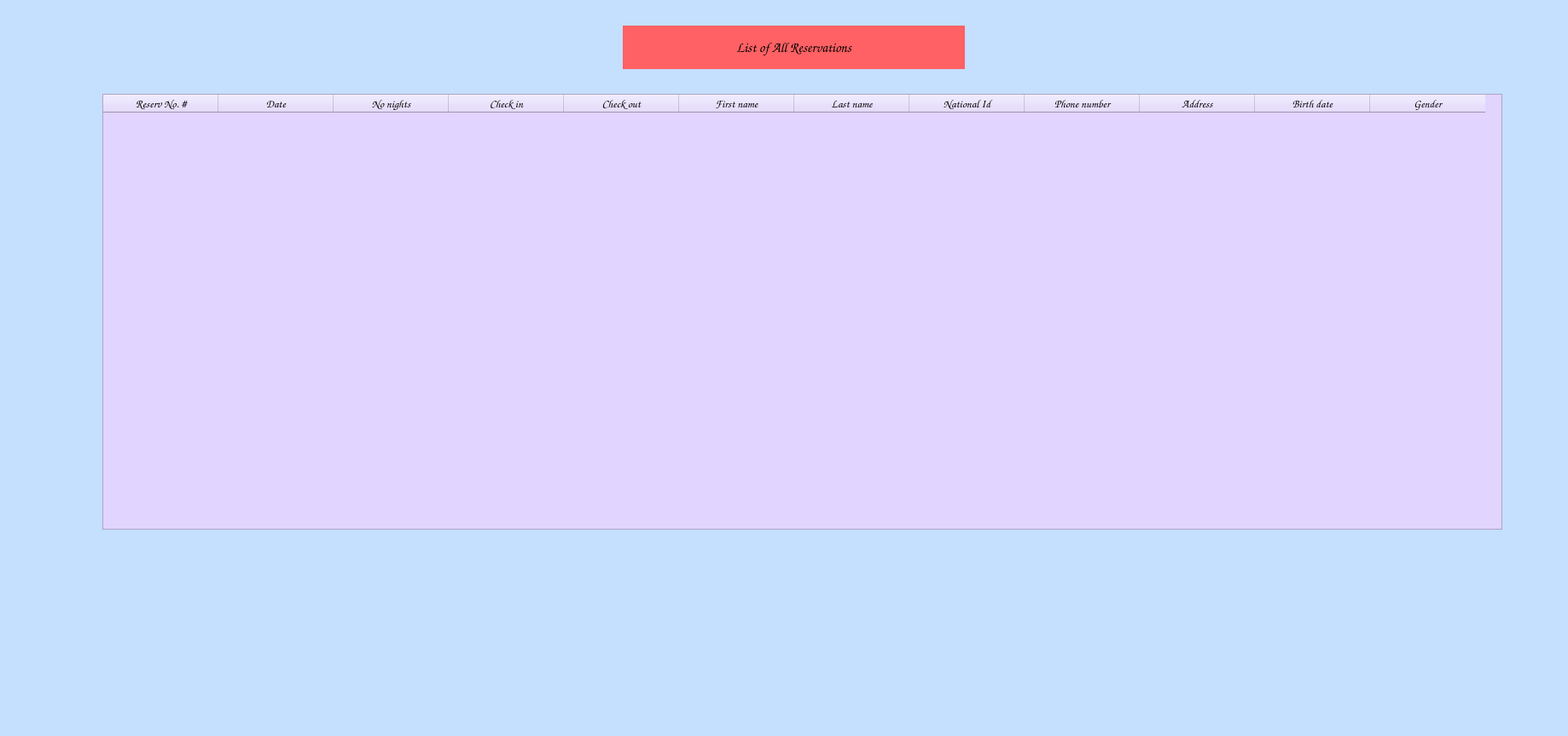
<?xml version="1.0" encoding="UTF-8"?>
<ui version="4.0">
 <class>recept_reservation_list_window</class>
 <widget class="QDialog" name="recept_reservation_list_window">
  <property name="geometry">
   <rect>
    <x>0</x>
    <y>0</y>
    <width>1838</width>
    <height>863</height>
   </rect>
  </property>
  <property name="cursor">
   <cursorShape>ClosedHandCursor</cursorShape>
  </property>
  <property name="windowTitle">
   <string>list_of_all_reservations</string>
  </property>
  <property name="styleSheet">
   <string notr="true">background-color: rgb(197, 223, 255);</string>
  </property>
  <widget class="QLabel" name="recept_reservation_list_header_L">
   <property name="geometry">
    <rect>
     <x>730</x>
     <y>30</y>
     <width>401</width>
     <height>51</height>
    </rect>
   </property>
   <property name="font">
    <font>
     <family>Comic Sans MS</family>
     <pointsize>12</pointsize>
     <weight>75</weight>
     <bold>true</bold>
    </font>
   </property>
   <property name="cursor">
    <cursorShape>ClosedHandCursor</cursorShape>
   </property>
   <property name="styleSheet">
    <string notr="true">background-color: rgb(255, 97, 100);</string>
   </property>
   <property name="text">
    <string>List of All Reservations</string>
   </property>
   <property name="alignment">
    <set>Qt::AlignCenter</set>
   </property>
   <property name="margin">
    <number>1</number>
   </property>
  </widget>
  <widget class="QTableWidget" name="recept_reservation_list_TableWidget">
   <property name="geometry">
    <rect>
     <x>120</x>
     <y>110</y>
     <width>1641</width>
     <height>511</height>
    </rect>
   </property>
   <property name="cursor" stdset="0">
    <cursorShape>PointingHandCursor</cursorShape>
   </property>
   <property name="styleSheet">
    <string notr="true">background-color: rgb(225, 212, 255);</string>
   </property>
   <attribute name="horizontalHeaderDefaultSectionSize">
    <number>135</number>
   </attribute>
   <column>
    <property name="text">
     <string>Reserv No. #</string>
    </property>
    <property name="font">
     <font>
      <family>Comic Sans MS</family>
      <pointsize>10</pointsize>
      <weight>75</weight>
      <bold>true</bold>
     </font>
    </property>
    <property name="textAlignment">
     <set>AlignCenter</set>
    </property>
    <property name="background">
     <color>
      <red>120</red>
      <green>105</green>
      <blue>110</blue>
     </color>
    </property>
    <property name="foreground">
     <brush brushstyle="SolidPattern">
      <color alpha="255">
       <red>0</red>
       <green>0</green>
       <blue>0</blue>
      </color>
     </brush>
    </property>
   </column>
   <column>
    <property name="text">
     <string>Date</string>
    </property>
    <property name="font">
     <font>
      <family>Comic Sans MS</family>
      <pointsize>10</pointsize>
      <weight>75</weight>
      <bold>true</bold>
     </font>
    </property>
    <property name="textAlignment">
     <set>AlignCenter</set>
    </property>
   </column>
   <column>
    <property name="text">
     <string>No nights</string>
    </property>
    <property name="font">
     <font>
      <family>Comic Sans MS</family>
      <pointsize>10</pointsize>
      <weight>75</weight>
      <bold>true</bold>
     </font>
    </property>
    <property name="textAlignment">
     <set>AlignCenter</set>
    </property>
   </column>
   <column>
    <property name="text">
     <string>Check in</string>
    </property>
    <property name="font">
     <font>
      <family>Comic Sans MS</family>
      <pointsize>10</pointsize>
      <weight>75</weight>
      <bold>true</bold>
     </font>
    </property>
    <property name="textAlignment">
     <set>AlignCenter</set>
    </property>
   </column>
   <column>
    <property name="text">
     <string>Check out</string>
    </property>
    <property name="font">
     <font>
      <family>Comic Sans MS</family>
      <pointsize>10</pointsize>
      <weight>75</weight>
      <bold>true</bold>
     </font>
    </property>
    <property name="textAlignment">
     <set>AlignCenter</set>
    </property>
   </column>
   <column>
    <property name="text">
     <string>First name</string>
    </property>
    <property name="font">
     <font>
      <family>Comic Sans MS</family>
      <pointsize>10</pointsize>
      <weight>75</weight>
      <bold>true</bold>
     </font>
    </property>
    <property name="textAlignment">
     <set>AlignCenter</set>
    </property>
   </column>
   <column>
    <property name="text">
     <string>Last name</string>
    </property>
    <property name="font">
     <font>
      <family>Comic Sans MS</family>
      <pointsize>10</pointsize>
      <weight>75</weight>
      <bold>true</bold>
     </font>
    </property>
    <property name="textAlignment">
     <set>AlignCenter</set>
    </property>
   </column>
   <column>
    <property name="text">
     <string>National Id</string>
    </property>
    <property name="font">
     <font>
      <family>Comic Sans MS</family>
      <pointsize>10</pointsize>
      <weight>75</weight>
      <bold>true</bold>
     </font>
    </property>
    <property name="textAlignment">
     <set>AlignCenter</set>
    </property>
   </column>
   <column>
    <property name="text">
     <string>Phone number</string>
    </property>
    <property name="font">
     <font>
      <family>Comic Sans MS</family>
      <pointsize>10</pointsize>
      <weight>75</weight>
      <bold>true</bold>
     </font>
    </property>
    <property name="textAlignment">
     <set>AlignCenter</set>
    </property>
   </column>
   <column>
    <property name="text">
     <string>Address</string>
    </property>
    <property name="font">
     <font>
      <family>Comic Sans MS</family>
      <pointsize>10</pointsize>
      <weight>75</weight>
      <bold>true</bold>
     </font>
    </property>
    <property name="textAlignment">
     <set>AlignCenter</set>
    </property>
   </column>
   <column>
    <property name="text">
     <string>Birth date</string>
    </property>
    <property name="font">
     <font>
      <family>Comic Sans MS</family>
      <pointsize>10</pointsize>
      <weight>75</weight>
      <bold>true</bold>
     </font>
    </property>
    <property name="textAlignment">
     <set>AlignCenter</set>
    </property>
   </column>
   <column>
    <property name="text">
     <string>Gender</string>
    </property>
    <property name="font">
     <font>
      <family>Comic Sans MS</family>
      <pointsize>10</pointsize>
      <weight>75</weight>
      <bold>true</bold>
     </font>
    </property>
    <property name="textAlignment">
     <set>AlignCenter</set>
    </property>
   </column>
  </widget>
 </widget>
 <resources/>
 <connections/>
</ui>
